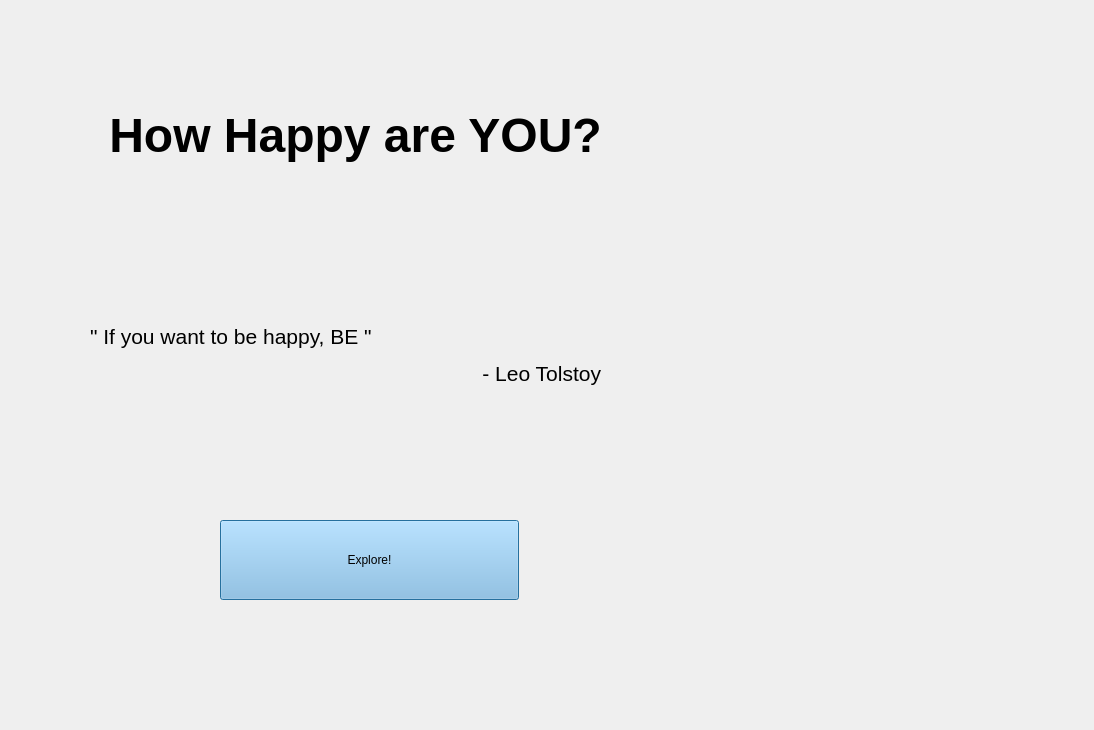
<?xml version="1.0" encoding="UTF-8"?>
<ui version="4.0">
 <class>FrontPg</class>
 <widget class="QDialog" name="FrontPg">
  <property name="geometry">
   <rect>
    <x>0</x>
    <y>0</y>
    <width>1094</width>
    <height>730</height>
   </rect>
  </property>
  <property name="windowTitle">
   <string>FrontPage</string>
  </property>
  <property name="styleSheet">
   <string notr="true"/>
  </property>
  <widget class="QLabel" name="FrontPage">
   <property name="geometry">
    <rect>
     <x>-210</x>
     <y>0</y>
     <width>1420</width>
     <height>946</height>
    </rect>
   </property>
   <property name="text">
    <string/>
   </property>
   <property name="pixmap">
    <pixmap>../Images/wp2411972.jpg</pixmap>
   </property>
  </widget>
  <widget class="QLabel" name="label">
   <property name="geometry">
    <rect>
     <x>-70</x>
     <y>70</y>
     <width>851</width>
     <height>131</height>
    </rect>
   </property>
   <property name="text">
    <string>&lt;html&gt;&lt;head/&gt;&lt;body&gt;&lt;p align=&quot;center&quot;&gt;&lt;span style=&quot; font-size:36pt; font-weight:600;&quot;&gt;How Happy are YOU?&lt;/span&gt;&lt;/p&gt;&lt;/body&gt;&lt;/html&gt;</string>
   </property>
  </widget>
  <widget class="QPushButton" name="Explore">
   <property name="geometry">
    <rect>
     <x>220</x>
     <y>520</y>
     <width>299</width>
     <height>80</height>
    </rect>
   </property>
   <property name="toolTip">
    <string>&lt;html&gt;&lt;head/&gt;&lt;body&gt;&lt;p&gt;Check worldwide trends&lt;/p&gt;&lt;/body&gt;&lt;/html&gt;</string>
   </property>
   <property name="styleSheet">
    <string notr="true">background-color: rgb(136, 191, 232);
font: 36pt &quot;Kokila&quot;;</string>
   </property>
   <property name="text">
    <string>Explore!</string>
   </property>
  </widget>
  <widget class="QLabel" name="label_2">
   <property name="geometry">
    <rect>
     <x>90</x>
     <y>300</y>
     <width>511</width>
     <height>111</height>
    </rect>
   </property>
   <property name="text">
    <string>&lt;html&gt;&lt;head/&gt;&lt;body&gt;&lt;p&gt;&lt;span style=&quot; font-size:16pt;&quot;&gt;&amp;quot; If you want to be happy, BE &amp;quot;&lt;/span&gt;&lt;/p&gt;&lt;p align=&quot;right&quot;&gt;&lt;span style=&quot; font-size:16pt;&quot;&gt;- Leo Tolstoy&lt;/span&gt;&lt;/p&gt;&lt;/body&gt;&lt;/html&gt;</string>
   </property>
  </widget>
 </widget>
 <resources/>
 <connections/>
</ui>
